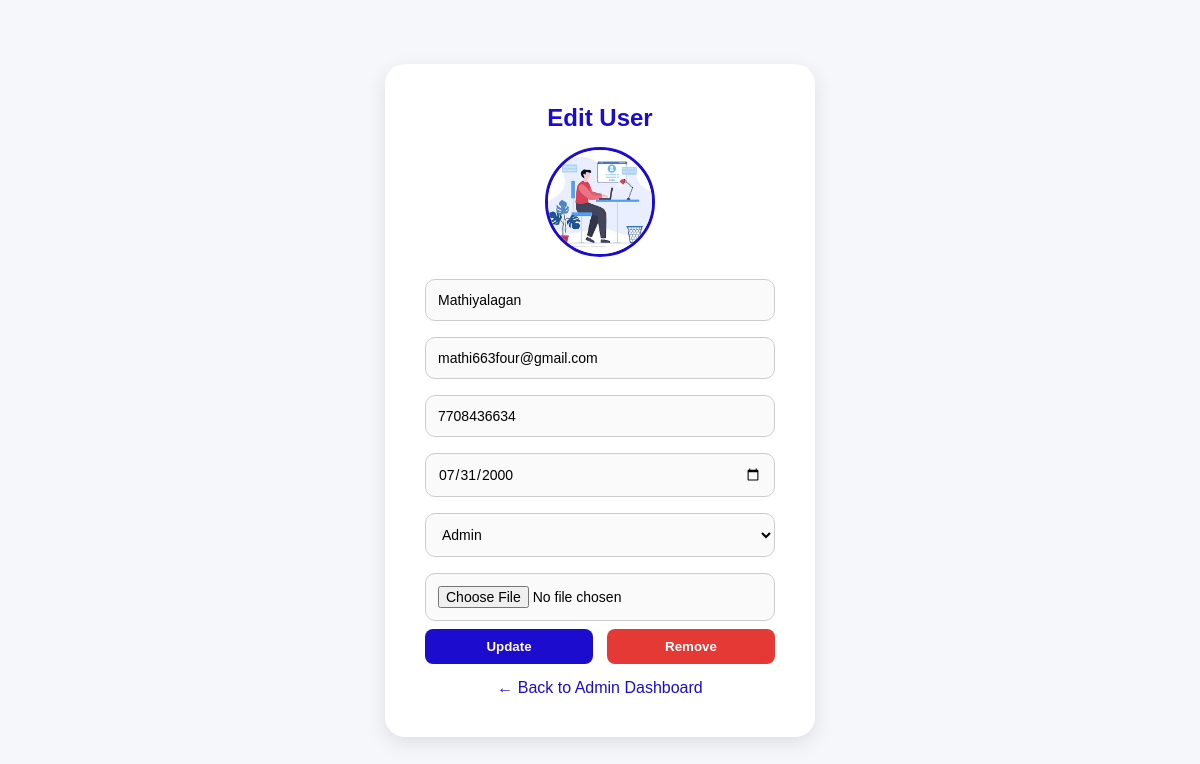
The app's page /admin/edit/1 (signed in) with its own data.
### tables this page shows
CREATE TABLE users (
            id INTEGER PRIMARY KEY AUTOINCREMENT,
            username TEXT,
            email TEXT,
            mobile TEXT UNIQUE,
            password TEXT,
            date_of_birth TEXT,
            profile_pic TEXT,
            role TEXT DEFAULT 'user'
        );

### app.py (the view, shortened to what this page needs)
@app.route('/admin/edit/<int:user_id>', methods=['GET', 'POST'])
@login_required
def admin_edit(user_id):
    db = get_db()
    user = db.execute("SELECT * FROM users WHERE id = ?", (user_id,)).fetchone()
    if not user:
        return "User not found", 404
    return render_template('adminedit.html', user=user)

### app.py (called while the page is built)
def get_db():
    if "db" not in g:
        g.db = sqlite3.connect(DB_PATH, detect_types=sqlite3.PARSE_DECLTYPES|sqlite3.PARSE_COLNAMES)
        g.db.row_factory = sqlite3.Row
    return g.db

def login_required(f):
    @wraps(f)
    def decorated(*args, **kwargs):
        if "user_id" not in session:
            return redirect(url_for("login"))
        return f(*args, **kwargs)
    return decorated

### templates/adminedit.html (shortened to what this page needs)
<!DOCTYPE html>
<html lang="en">
<head>
</head>
<body>
  <div class="card">
    <h2>Edit User</h2>
    {% if user.profile_pic %}
      <img class="profile-pic" src="/static/uploads/{{ user.profile_pic }}" alt="Profile Picture">
    {% else %}
      <img class="profile-pic" src="https://via.placeholder.com/100" alt="Default Profile">
    {% endif %}
    <form method="POST" enctype="multipart/form-data">
      <input type="text" name="username" value="{{ user.username }}" placeholder="Username" required>
      <input type="email" name="email" value="{{ user.email }}" placeholder="Email" required>
      <input type="tel" name="mobile" value="{{ user.mobile }}" placeholder="Mobile Number" required>
      <input type="date" name="dob" value="{{ user.date_of_birth }}" required>
      <select name="role" required>
        <option value="admin" {% if user.role == 'admin' %}selected{% endif %}>Admin</option>
      </select>
      <input type="file" name="profile_pic" accept="image/*">
      <div style="display:flex; justify-content:space-between;">
        <button type="submit" class="update-btn">Update</button>
        <button type="submit" name="remove_pic" class="remove-btn">Remove</button>
      </div>
    </form>
    <a href="{{ url_for('admin_dashboard') }}">← Back to Admin Dashboard</a>
  </div>
</body>
</html>

### templates/adminedit.html (style rules this page uses)
* { margin: 0; padding: 0; box-sizing: border-box; font-family: "Poppins", sans-serif; }
body { background: #f5f7fb; display: flex; justify-content: center; align-items: center; height: 100vh; }
.card { background: #fff; padding: 40px; border-radius: 20px; width: 430px; box-shadow: 0 6px 20px rgba(0,0,0,0.1); text-align: center; }
h2 { color: #1c0ccd; margin-bottom: 15px; }
input, select { width: 100%; padding: 12px; margin: 8px 0; border: 1px solid #ccc; border-radius: 10px; font-size: 14px; background-color: #fafafa; transition: 0.3s; }
img.profile-pic { width: 110px; height: 110px; border-radius: 50%; object-fit: cover; border: 3px solid #1c0ccd; margin-bottom: 10px; }
button { width: 48%; padding: 10px; border: none; border-radius: 8px; font-weight: bold; cursor: pointer; transition: 0.3s ease; }
.update-btn { background: #1c0ccd; color: white; }
.remove-btn { background: #e53935; color: white; }
a { display: inline-block; margin-top: 15px; text-decoration: none; color: #1c0ccd; font-weight: 500; }

### records on screen
users: profile_pic (picture), username "Mathiyalagan", email "mathi663four@gmail.com", mobile "7708436634", dob "07/31/2000", role "Admin"
